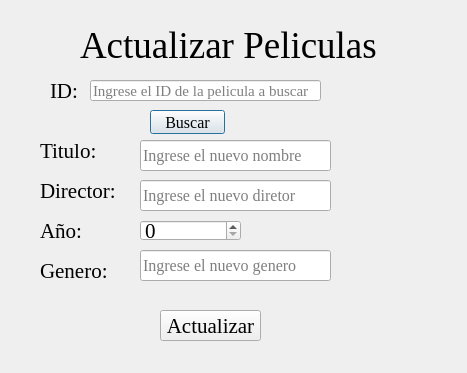
<?xml version="1.0" encoding="UTF-8"?>
<ui version="4.0">
 <class>ActualizarPelicula</class>
 <widget class="QDialog" name="ActualizarPelicula">
  <property name="geometry">
   <rect>
    <x>0</x>
    <y>0</y>
    <width>467</width>
    <height>373</height>
   </rect>
  </property>
  <property name="font">
   <font>
    <family>Times New Roman</family>
    <pointsize>16</pointsize>
   </font>
  </property>
  <property name="windowTitle">
   <string>Dialog</string>
  </property>
  <widget class="QLabel" name="label">
   <property name="geometry">
    <rect>
     <x>80</x>
     <y>20</y>
     <width>311</width>
     <height>51</height>
    </rect>
   </property>
   <property name="font">
    <font>
     <family>Times New Roman</family>
     <pointsize>28</pointsize>
    </font>
   </property>
   <property name="text">
    <string>Actualizar Peliculas </string>
   </property>
  </widget>
  <widget class="QLabel" name="label_2">
   <property name="geometry">
    <rect>
     <x>50</x>
     <y>80</y>
     <width>51</width>
     <height>21</height>
    </rect>
   </property>
   <property name="font">
    <font>
     <family>Times New Roman</family>
     <pointsize>16</pointsize>
    </font>
   </property>
   <property name="text">
    <string>ID: </string>
   </property>
  </widget>
  <widget class="QLineEdit" name="txtID">
   <property name="geometry">
    <rect>
     <x>90</x>
     <y>80</y>
     <width>231</width>
     <height>21</height>
    </rect>
   </property>
   <property name="font">
    <font>
     <family>Times New Roman</family>
     <pointsize>11</pointsize>
    </font>
   </property>
   <property name="placeholderText">
    <string>Ingrese el ID de la pelicula a buscar</string>
   </property>
  </widget>
  <widget class="QPushButton" name="btnBuscar">
   <property name="geometry">
    <rect>
     <x>150</x>
     <y>110</y>
     <width>75</width>
     <height>24</height>
    </rect>
   </property>
   <property name="font">
    <font>
     <family>Times New Roman</family>
     <pointsize>12</pointsize>
    </font>
   </property>
   <property name="text">
    <string>Buscar</string>
   </property>
  </widget>
  <widget class="QLineEdit" name="txtTitulo">
   <property name="geometry">
    <rect>
     <x>140</x>
     <y>140</y>
     <width>191</width>
     <height>31</height>
    </rect>
   </property>
   <property name="font">
    <font>
     <family>Times New Roman</family>
     <pointsize>12</pointsize>
    </font>
   </property>
   <property name="placeholderText">
    <string>Ingrese el nuevo nombre</string>
   </property>
  </widget>
  <widget class="QLabel" name="label_3">
   <property name="geometry">
    <rect>
     <x>40</x>
     <y>140</y>
     <width>91</width>
     <height>21</height>
    </rect>
   </property>
   <property name="font">
    <font>
     <family>Times New Roman</family>
     <pointsize>16</pointsize>
    </font>
   </property>
   <property name="text">
    <string>Titulo: </string>
   </property>
  </widget>
  <widget class="QLabel" name="label_4">
   <property name="geometry">
    <rect>
     <x>40</x>
     <y>180</y>
     <width>91</width>
     <height>21</height>
    </rect>
   </property>
   <property name="font">
    <font>
     <family>Times New Roman</family>
     <pointsize>16</pointsize>
    </font>
   </property>
   <property name="text">
    <string>Director: </string>
   </property>
  </widget>
  <widget class="QLineEdit" name="txtDirector">
   <property name="geometry">
    <rect>
     <x>140</x>
     <y>180</y>
     <width>191</width>
     <height>31</height>
    </rect>
   </property>
   <property name="font">
    <font>
     <family>Times New Roman</family>
     <pointsize>12</pointsize>
    </font>
   </property>
   <property name="placeholderText">
    <string>Ingrese el nuevo diretor</string>
   </property>
  </widget>
  <widget class="QLabel" name="label_5">
   <property name="geometry">
    <rect>
     <x>40</x>
     <y>220</y>
     <width>91</width>
     <height>21</height>
    </rect>
   </property>
   <property name="text">
    <string>Año: </string>
   </property>
  </widget>
  <widget class="QSpinBox" name="spinAnio">
   <property name="geometry">
    <rect>
     <x>140</x>
     <y>220</y>
     <width>101</width>
     <height>21</height>
    </rect>
   </property>
  </widget>
  <widget class="QLabel" name="label_6">
   <property name="geometry">
    <rect>
     <x>40</x>
     <y>260</y>
     <width>91</width>
     <height>21</height>
    </rect>
   </property>
   <property name="text">
    <string>Genero: </string>
   </property>
  </widget>
  <widget class="QLineEdit" name="txtGenero">
   <property name="geometry">
    <rect>
     <x>140</x>
     <y>250</y>
     <width>191</width>
     <height>31</height>
    </rect>
   </property>
   <property name="font">
    <font>
     <family>Times New Roman</family>
     <pointsize>12</pointsize>
    </font>
   </property>
   <property name="placeholderText">
    <string>Ingrese el nuevo genero</string>
   </property>
  </widget>
  <widget class="QPushButton" name="btnActualizar">
   <property name="geometry">
    <rect>
     <x>160</x>
     <y>310</y>
     <width>101</width>
     <height>31</height>
    </rect>
   </property>
   <property name="text">
    <string>Actualizar</string>
   </property>
  </widget>
 </widget>
 <resources/>
 <connections/>
</ui>
